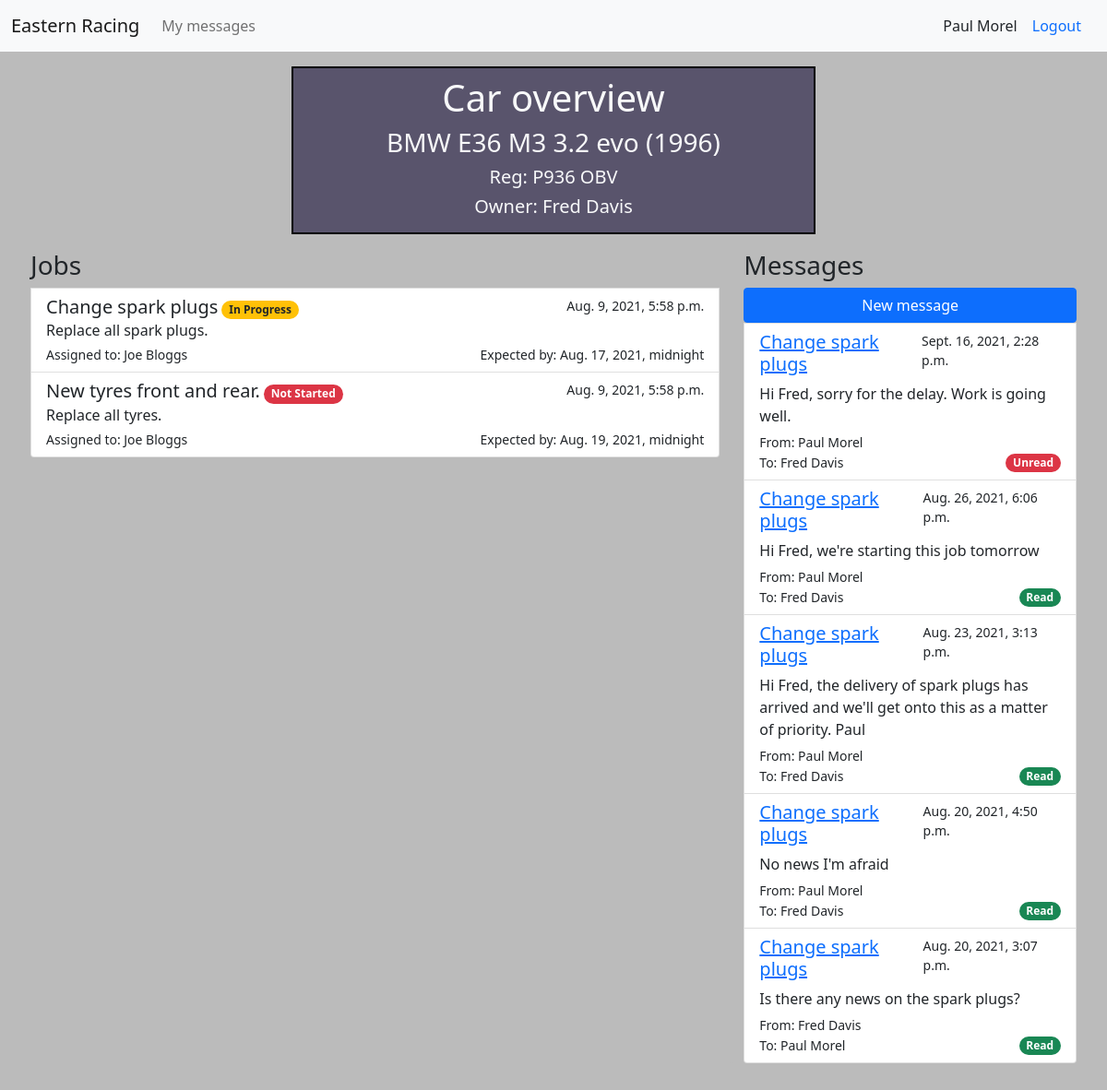
Page /3/ (signed in) on the earlier database version.
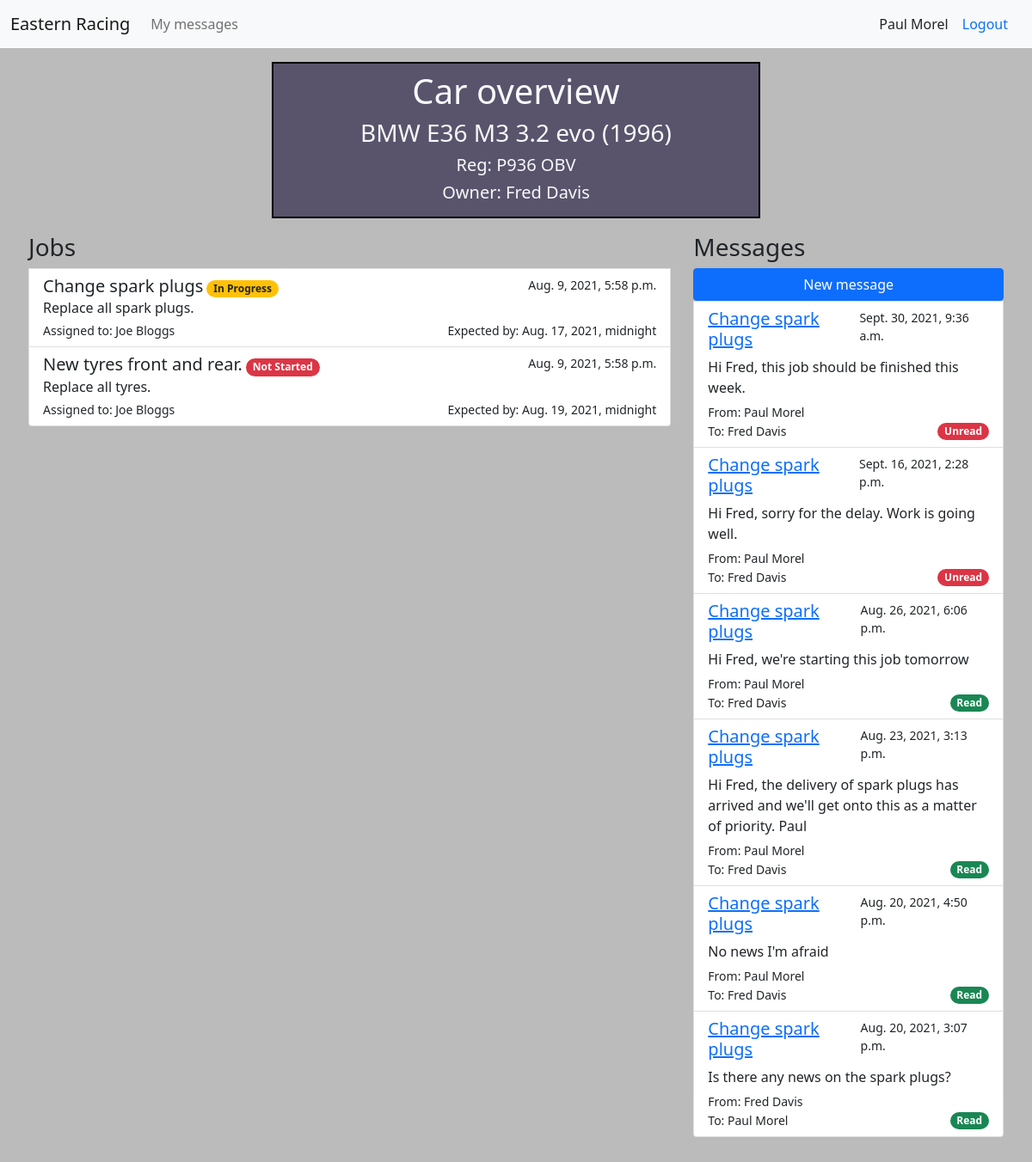
Same page on the later database version.
### accounts/models.py (models this page shows)
class User(AbstractUser):
    pass
    def __str__(self):
        return f"{self.first_name} {self.last_name}"

class Customer(models.Model):
    user = models.OneToOneField(User, on_delete=models.CASCADE)
    def __str__(self):
        return f"{self.user.first_name} {self.user.last_name}"

class Employee(models.Model):
    user = models.OneToOneField(User, on_delete=models.CASCADE)
    hourly_rate = models.DecimalField(max_digits=10, decimal_places=2)
    def __str__(self):
        return f"{self.user.first_name} {self.user.last_name}"

### cars/models.py (models this page shows, shortened)
class Car(models.Model):
    model_name = models.CharField(max_length=200)
    year = models.IntegerField()
    reg = models.CharField(max_length=10)
    owner = models.ForeignKey(Customer, on_delete=models.PROTECT)
    notes = models.TextField()

class Job(models.Model):
    title = models.CharField(max_length=300)
    description = models.TextField()
    car = models.ForeignKey(Car, on_delete=models.PROTECT)
    employee = models.ForeignKey(Employee, on_delete=models.PROTECT, related_name='assigned_job')
    manager = models.ForeignKey(Manager, on_delete=models.PROTECT, related_name='supervised_job')
    in_progress = models.BooleanField(default=False)
    complete = models.BooleanField(default=False)
    paid = models.BooleanField(default=False)
    estimated_time = models.DurationField(default=timedelta())
    created = models.DateTimeField(auto_now_add=True)
    updated = models.DateTimeField(auto_now=True)
    expected_complete = models.DateTimeField(blank=True)
    invoiced = models.BooleanField(default=False)
    def __str__(self):
        return self.title

class Message(models.Model):
    sender = models.ForeignKey(User, on_delete=models.PROTECT, related_name='message_sender')
    recipient = models.ForeignKey(User, on_delete=models.PROTECT, related_name='message_recipient')
    car = models.ForeignKey(Car, on_delete=models.PROTECT, null=True, blank=True)
    job = models.ForeignKey(Job, on_delete=models.PROTECT, null=True, blank=True)
    subject = models.CharField(max_length=200)
    body = models.TextField()
    unread = models.BooleanField(default=True)
    created = models.DateTimeField(auto_now_add=True)

### cars/views.py (the view, shortened to what this page needs)
# urls.py: path('<str:pk>/', views.car_overview, name='car-overview'),
@login_required
def car_overview(request, pk):
    context = {}
    car = get_object_or_404(Car, id=pk)
    context['car'] = car
    context['jobs'] = car.job_set.all()
    if request.session['role'] == 'Customer':
        context['message_form'] = MessageForm(initial={'car': car, 'sender': request.user, 'recipient': Manager.objects.get(id=1).user})
        if request.user != car.owner.user:
            return redirect('cars:home')
    elif request.session['role'] == 'Manager':
        context['job_form'] = JobForm(initial={'car': car, 'manager': request.user.manager})
        context['message_form'] = MessageForm(initial={'car': car, 'sender': request.user, 'recipient': car.owner.user})
    elif request.session['role'] == 'Employee':
        context['message_form'] = MessageForm(initial={'car': car, 'sender': request.user, 'recipient': car.owner.user})
    context['message_list'] = car.message_set.all().order_by('-created')
    return render(request, 'cars/car_overview.html', context)

### car_mgmt/context_processors.py (called while the page is built)
def report_form(request):
    report_form = MessageForm(initial={'sender': request.user, 'recipient': Manager.objects.get(id=1).user})
    return {'report_form': report_form}

def login_form(request):
    login_form = AuthenticationForm()
    return {'login_form': login_form}

### cars/templates/cars/car_overview.html (shortened to what this page needs)
{% extends 'cars/base.html' %}
{% load crispy_forms_tags %}
{% block content %}
<div class="car_details col-md-6 mx-auto text-center p-2 bg-cars text-light">
  <h1>Car overview</h1>
  <h3>{{ car.model_name }} ({{ car.year }})</h3>
  <h5>Reg: {{ car.reg }}</h5>
  <h5>Owner: {{ car.owner }}<h5>
</div>
<div class="row">
  <div class="list-group col-xs-12 col-md-8 mt-3 car_specifics">
    <h3>Jobs</h3>
    {% for job in car.job_set.all %}
    <a href="{% url 'cars:job-details' job.id %}" class="list-group-item list-group-item-action">
      <div class="d-flex w-100 justify-content-between">
        <div>
          <h5 class="mb-1 d-inline">{{ job.title }}</h5>
          {% if job.complete %}
          <span class="badge rounded-pill bg-success">Complete</span>
          {% if job.paid %}
          <span class="badge rounded-pill bg-success">Paid</span>
          {% else %}
          <span class="badge rounded-pill bg-danger">Unpaid</span>
          {% endif %}
          {% elif job.in_progress %}
          <span class="badge rounded-pill bg-warning text-dark">In Progress</span>
          {% else %}
          <span class="badge rounded-pill bg-danger">Not Started</span>
          {% endif %}
        </div>
        <small>{{ job.created }}</small>
      </div>
      <p class="mb-1">{{ job.description|truncatewords:6 }}</p>
      <div class="d-flex w-100 justify-content-between">
        <small>Assigned to: {{ job.employee }}</small>
        <small>Expected by: {{ job.expected_complete }}</small>
      </div>
    </a>
    {% endfor %}
  </div>
  <div class="list-group col-xs-12 col-md-4 mt-3 car_specifics">
    <h3>Messages</h3>
    <a type="button" class="btn btn-primary" data-bs-toggle="modal" data-bs-target="#messageModal">
      New message
    </a>
    {% for message in message_list %}
    <div class="list-group-item list-group-item-action">
      <div class="d-flex w-100 justify-content-between">
        <div>
          {% if message.job %}
          <h5><a href="{% url 'cars:job-details' message.job.id %}" class="mb-1 d-inline">{{ message.job }}</a></h5>
          {% else %}
          <h5 class="mb-1 d-inline">{{ message.subject }}</h5>
          {% endif %}
        </div>
        <small>{{ message.created }}</small>
      </div>
      <p class="mb-1">{{ message.body }}</p>
      <small>From: {{ message.sender }}</small>
      <div class="d-flex w-100 justify-content-between align-items-center">
        <small>To: {{ message.recipient }}</small>
        {% if message.unread %}
        <span class="badge rounded-pill bg-danger">Unread</span>
        {% else %}
        <span class="badge rounded-pill bg-success">Read</span>
        {% endif %}
      </div>
    </div>
    {% endfor %}
  </div>
</div>
{% endblock content %}

### cars/templates/cars/base.html (shortened to what this page needs)
{% load static %}
{% load crispy_forms_tags %}
<!DOCTYPE html>
<html lang="en">
<head>
  <link href="https://cdn.jsdelivr.net/npm/bootstrap@5.0.2/dist/css/bootstrap.min.css" rel="stylesheet"
>
  <link rel="stylesheet" href="https://cdn.jsdelivr.net/npm/bootstrap-icons@1.5.0/font/bootstrap-icons.css">
  <link rel="stylesheet" type="text/css" href="{% static 'css/main.css' %}">
</head>
<body>
  <nav class="navbar navbar-expand-lg navbar-light bg-light">
    <div class="container-fluid">
      <a href="{% url 'cars:home' %}" class="navbar-brand">Eastern Racing</a>
      <div class="collapse navbar-collapse" id="navbarSupportedContent">
        {% if request.user.is_authenticated %}
        <ul class="navbar-nav me-auto mb-2 mb-lg-0">
          <li class="nav-item">
            <a href="{% url 'cars:message-list' %}" aria-current="page" class="nav-link">My messages
              </a>
          </li>
        </ul>
        {{ request.user.first_name }} {{ request.user.last_name }}
        <a class="nav-link" href="{% url 'accounts:logout' %}">Logout</a>
        {% else %}
        <button type="button" class="btn btn-login bg-parts text-light" data-bs-toggle="modal"
          data-bs-target="#loginModal">Login</button>
        {% endif %}
      </div>
    </div>
  </nav>
  <div id="content">
    {% block content %}
    {% endblock content %}
  </div>
</body>
</html>

### cars/static/css/main.css (style rules this page uses)
.car_details { border: 2px solid black; margin-top: 1rem; }
.car_specifics { padding-left: 0.75rem; }
body { background-color: #bbb; }
#content { margin: 0 2rem 2rem 2rem; overflow: hidden; }
.bg-cars { background-color: #59546C; }
.list-group { border: 1px solid #bbb; }
.list-group-item, .list-group-item:hover { z-index: auto; }

Differences in the rows shown:
added Message: job "Change spark plugs", created "Sept. 30, 2021, 9:36 a.m.", body "Hi Fred, this job should be finished this week.", sender "Paul Morel", recipient "Fred Davis", unread "Unread"
